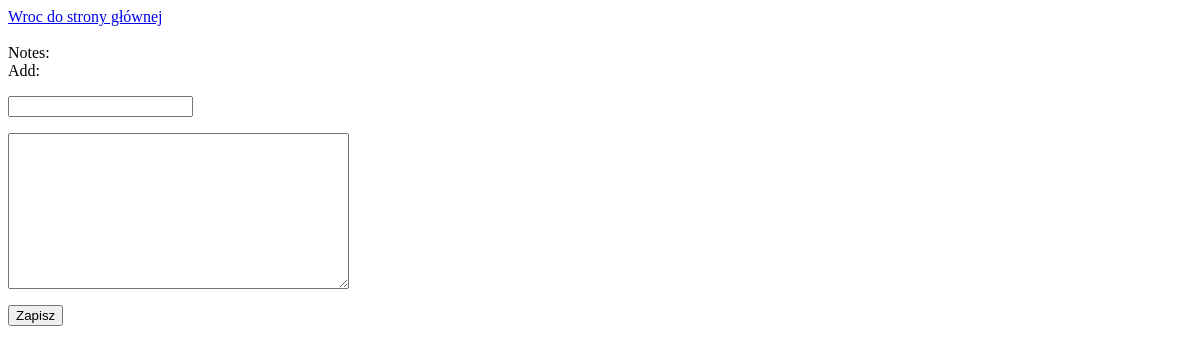
The page /note (signed in) on the database as committed earlier.
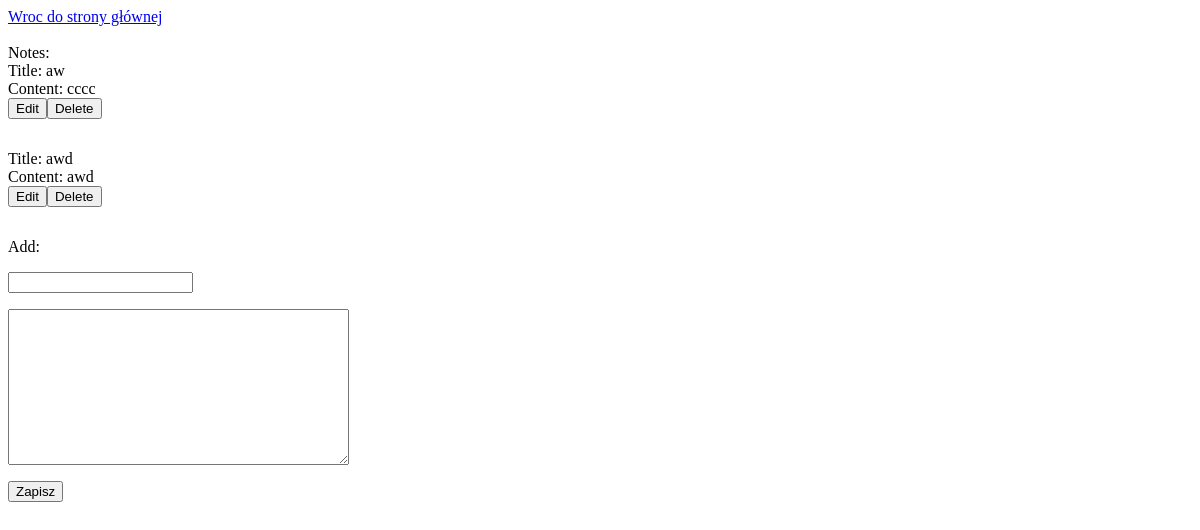
The same page on the database as committed later.
### note/models.py (models this page shows, shortened)
class Note(models.Model):
    title = models.CharField(max_length=200)
    created_on = models.DateTimeField(auto_now_add=True)
    content = models.TextField(null=True)
    created_by = models.ForeignKey(User)
    id=models.AutoField(primary_key=True)

### note/views.py (the view)
# urls.py: url(r'^note$',note.views.homepage,name='Note Homepage'),
def homepage(request):
    if request.user.is_authenticated():
        user = request.user
        notes_list=Note_model.objects.all().filter(created_by=user)
        notes_list=sorted(notes_list,key=lambda x:x.created_on,reverse=True)
        if request.method == 'POST':
            form = NoteForm(request.POST)
            if form.is_valid():
                new_note=form.save(commit=False)
                new_note.created_by=user
                new_note.save()
                return HttpResponseRedirect('/note')
        else:
            form = NoteForm()
        return render(request,'note.html',{'notes_list':notes_list,'form':form})
    else:
        return HttpResponseRedirect('/')

### note/forms.py
class NoteForm(forms.ModelForm):
    class Meta:
        model=Note
        exclude=('modified', )
        fields=['title','content']

### note/templates/note.html (shortened to what this page needs)
<a href="{% url 'Homepage' %}">Wroc do strony głównej</a></br></br>
Notes:</br>
{% for note in notes_list%}
Title:  {{note.title}}</br>
Content: {{note.content}}</br>
<a href="{% url 'Note Update' note.id%}"><button type="submit" style="float:left;">Edit</button></a>
<form action="{% url 'Note Delete' note.id %}" method="POST">
  <button type="submit" style="float:left;">Delete</button>
</form>
{% endfor %}
Add:
<form method="post">
  {% for field in form %}
    <p>
      {{ field }}
    </p>
  {% endfor %}
  <button type="submit">Zapisz</button>
</form>

Rows that differ between the two databases and show on the page:
added Note: title "aw", content "cccc"
added Note: title "awd", content "awd"
